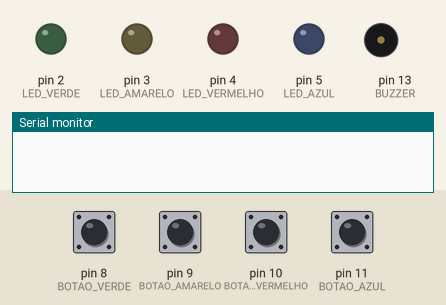
This sketch was run on a simulated Arduino Uno, built with avr-gcc and run on an emulated ATmega328P. Parts: output pins drawn as LEDs (lit = HIGH), buzzer (waves = sounding), the last lines printed to the serial monitor. Dashed ring = blinking. Inputs (shaded band) come from the test bench; at power-on: pin 8 (BOTAO_VERDE), pin 9 (BOTAO_AMARELO), pin 10 (BOTAO_VERMELHO), pin 11 (BOTAO_AZUL) HIGH. Random numbers use the default seed unless the sketch sets one.

Above: at 2.4 s.
2.5 s: pin 9 (BOTAO_AMARELO) pulled LOW for 0.15 s
At 4.3 s:
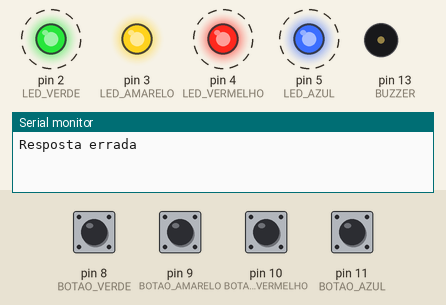
At 4.65 s:
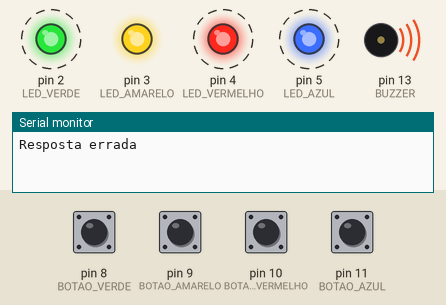
Timing chart, 0 to 11.6 s (numbered marks = the images above; inputs shaded):
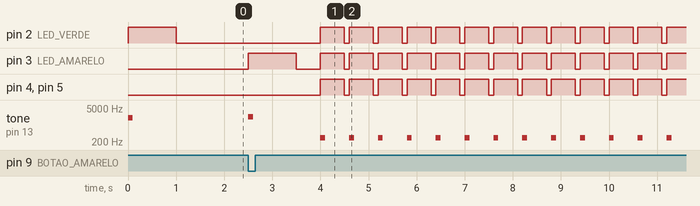

The sketch:

Genius.ino
```cpp
#define LED_VERDE 2
#define LED_AMARELO 3
#define LED_VERMELHO 4
#define LED_AZUL 5
#define INDEFINIDO -1

#define BOTAO_VERDE 8
#define BOTAO_AMARELO 9
#define BOTAO_VERMELHO 10
#define BOTAO_AZUL 11

#define BUZZER 13

#define UM_SEGUNDO 1000
#define MEIO_SEGUNDO 500

#define TAMANHO_SEQUENCIA 4

enum Estados{

  PRONTO_PARA_PROX_RODADA,
  USUARIO_RESPONDENDO,
  JOGO_FINALIZADO_SUCESSO,
  JOGO_FINALIZADO_FALHA
};

int sequenciaLuzes[TAMANHO_SEQUENCIA];

int rodada = 0;

int leds_respondidos = 0;

void setup() {
  // put your setup code here, to run once:
  Serial.begin(9600);
  iniciaPortas();
  iniciaJogo();

}

void iniciaJogo(){
  int jogo = analogRead(0);
  randomSeed(jogo);
  for(int i = 0; i < TAMANHO_SEQUENCIA; i++){
    sequenciaLuzes[i] = sorteiaCor();
  }

}

int sorteiaCor(){
  return random(LED_VERDE, LED_AZUL + 1);
}

void iniciaPortas(){
  pinMode(LED_VERDE,OUTPUT);
  pinMode(LED_AMARELO,OUTPUT);
  pinMode(LED_VERMELHO,OUTPUT);
  pinMode(LED_AZUL,OUTPUT);

  pinMode(BOTAO_VERDE, INPUT_PULLUP);
  pinMode(BOTAO_AMARELO, INPUT_PULLUP);
  pinMode(BOTAO_VERMELHO, INPUT_PULLUP);
  pinMode(BOTAO_AZUL, INPUT_PULLUP);

  pinMode(BUZZER, OUTPUT);

}

void loop() {

   switch(estadoAtual()){
    case PRONTO_PARA_PROX_RODADA:
      preparaNovaRodada();
      break;
    case USUARIO_RESPONDENDO:
      processaRespostaUsuario();
      break;
    case JOGO_FINALIZADO_SUCESSO:
      jogoFinalizadoSucesso();
      break;
    case JOGO_FINALIZADO_FALHA:
      jogoFinalizadoFalha();
      break;
   }

}

void preparaNovaRodada(){
   rodada++;
   leds_respondidos = 0;
   if(rodada <= TAMANHO_SEQUENCIA){
    tocaLedsRodada();
   }
}

void processaRespostaUsuario(){
  int resposta = checaRespostaJogador();

  if(resposta == INDEFINIDO){
    return;
  }

  if(resposta == sequenciaLuzes[leds_respondidos]){
    leds_respondidos++;
  }else{
    Serial.println("Resposta errada");
    rodada = TAMANHO_SEQUENCIA + 2;
  }
}

int estadoAtual(){
  if(rodada <= TAMANHO_SEQUENCIA){
    if(leds_respondidos == rodada){
      return PRONTO_PARA_PROX_RODADA;
    }else{
      return USUARIO_RESPONDENDO;
    }
  }else if (rodada == TAMANHO_SEQUENCIA + 1){
    return JOGO_FINALIZADO_SUCESSO;
  }else{
    return JOGO_FINALIZADO_FALHA;
  }
}

void tocaLedsRodada(){
  for(int i = 0; i < rodada; i++){
    piscaLed(sequenciaLuzes[i]);
  }
}

int checaRespostaJogador(){

  if(digitalRead(BOTAO_VERDE) == LOW){
    return piscaLed(LED_VERDE);
  }
  if(digitalRead(BOTAO_AMARELO) == LOW){
    return piscaLed(LED_AMARELO);
  }
  if(digitalRead(BOTAO_VERMELHO) == LOW){
    return piscaLed(LED_VERMELHO);
  }
  if(digitalRead(BOTAO_AZUL) == LOW){
    return piscaLed(LED_AZUL);
  }

  return INDEFINIDO;

}


void jogoFinalizadoSucesso(){
  piscaLedSucesso(LED_VERDE);
  piscaLedSucesso(LED_AMARELO);
  piscaLedSucesso(LED_VERMELHO);
  piscaLedSucesso(LED_AZUL);

}

void jogoFinalizadoFalha(){

  tocaSom(300);
  digitalWrite(LED_VERDE, HIGH);
  digitalWrite(LED_AMARELO, HIGH);
  digitalWrite(LED_VERMELHO, HIGH);
  digitalWrite(LED_AZUL, HIGH);
  delay(MEIO_SEGUNDO);
  digitalWrite(LED_VERDE, LOW);
  digitalWrite(LED_AMARELO, LOW);
  digitalWrite(LED_VERMELHO, LOW);
  digitalWrite(LED_AZUL, LOW);
  delay(100);
}

int piscaLed(int portaLed){

  verificaSomDoLed(portaLed);

  digitalWrite(portaLed,HIGH);
  delay(UM_SEGUNDO);
  digitalWrite(portaLed,LOW);
  delay(MEIO_SEGUNDO);
  return portaLed;
}
int piscaLedSucesso(int portaLed){

  verificaSomDoLed(portaLed);

  digitalWrite(portaLed,HIGH);
  delay(MEIO_SEGUNDO);
  digitalWrite(portaLed,LOW);
  return portaLed;
}

void tocaSom(int frequencia){

  tone(BUZZER, frequencia, 100);
}

void verificaSomDoLed(int portaLed){

  switch (portaLed) {
    case LED_VERDE:
      tocaSom(2000);
      break;
    case LED_AMARELO:
      tocaSom(2200);
      break;
    case LED_VERMELHO:
      tocaSom(2400);
      break;
    case LED_AZUL:
      tocaSom(2400);
      break;
  }
}
```

Measured:
- after the input at 2.5 s, pin 2 (LED_VERDE): alternates HIGH for 0.50 s and LOW for 0.10 s, starting after 1.5 s; pin 3 (LED_AMARELO): goes HIGH 1.0 s, LOW 0.50 s, 12 × (HIGH 0.50 s, LOW 0.10 s), then HIGH, starting at once
